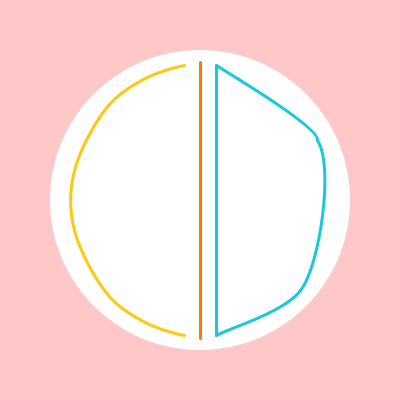
Frame 1 (no input)
Frame 60 (the mouse pressed at the canvas centre just before this capture): identical to frame 1, image omitted
Frame 120 (the mouse held since frame 60 and released just before this capture): identical to frame 1, image omitted

The Processing sketch that drew this single still picture (run headless with seeded random() and noise(); from frame 60 on, the mouse is pressed at the canvas centre):

// Processing sketch: processing_49856
// ── processing_49856.pde

//Claire Gustavson, homework 2, section A, copywrite 2012

void setup () {
  size (400, 400);
}


void draw () {
  initials (50, 50, 300, 300);
}




void initials(int X, int Y, int x, int y) {
  background (255, 200, 200);
  smooth();

  //circle
  noStroke();
  fill (255);
  ellipse (x/2+(X), y/2+(Y), x, y);
  //C

  stroke (255, 200, 12);
  noFill();
  strokeWeight (x/80);
  beginShape();
  curveVertex (x/2+(X), y-(y/15)+(Y));
  curveVertex (x/2-(x/18)+(X), y-(y/20)+(Y));
  curveVertex (x/4+ (x/18)+(X), y-(y/10)+(Y));
  curveVertex (x/7.7+(x/18)+(X), y-(y/5)+(Y));
  curveVertex (x/36+(x/18)+(X), y-(y/2.5)+(Y));
  curveVertex (x/36+(x/18)+(X), y-y+(y/2.5)+(Y));
  curveVertex (x/7.7+(x/18)+(X), y-y+(y/5)+(Y));
  curveVertex (x/4+ (x/18)+(X), y-y+(y/10)+(Y));
  curveVertex (x/2-(x/18)+(X), y-y+(y/20)+(Y));
  curveVertex (x/2+(X), y-y+(y/15)+(Y));
  endShape();


  //d
  stroke (25, 200, 220);
  line (x/2+(x/18)+(X), y-(y/20)+(Y), x/2+(x/18)+(X), y/20+(Y));

  curve(x/2+(x/18)+(X), y-(y/25)+(Y), x/2+(x/18)+(X), y-(y/20)+(Y), x-(x/6)+(X), y-(y/5)+(Y), x-(x/10)+(X), y-(y/2)+(Y));
  curve( x-(x/2)+(X), y-(y/5)+(Y), x-(x/6)+(X), y-(y/5)+(Y), x-(x/9)+(X), y/2-(y/5)+(Y), x-(x/2)+(X), y/2-(y/5)+(Y)); 
  curve( x-(x/2)+(X), y/2-(y/5)+(Y), x-(x/9)+(X), y/2-(y/5)+(Y), x/2+(x/18)+(X), y-y+(y/20)+(Y), x-(x/2)+(X), y-y+(y/20)+(Y)); 
  fill (255);
  strokeWeight (x/40);
  stroke (255);
  line (x/2+(x/26)+(X), y-(y/24)+(Y), x/2-(x/26)+(X), y-(y/24)+(Y));
  line (x/2+(x/26)+(X), (y/24)+(Y), x/2-(x/26)+(X), (y/24)+(Y));

  //I
  
 
  strokeWeight (x/80);
   stroke (255, 121, 0);
  line (x/2+(X), y - (y/24)+(Y), x/2+(X), y/24+(Y));
}
